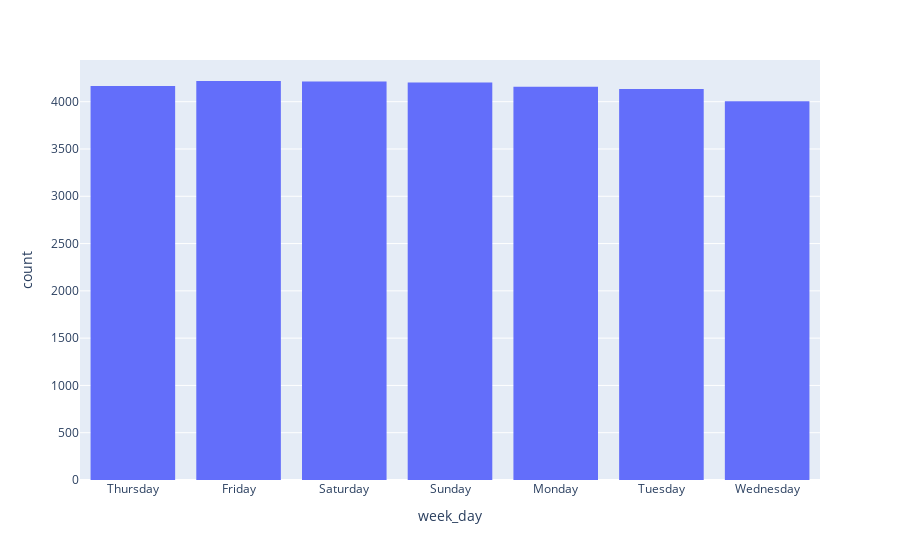

Notebook source saved alongside this figure:
### Code cell
fig=px.histogram(data_frame=df,x=df['week_day'])
fig.show()

### Figure 1 — Plotly figure (JSON) as saved in the notebook; plotly's stock layout.template omitted (floating-point values rounded to 4 significant figures; data arrays with more than 128 entries replaced by an {"elided": "..."} marker saying what was removed)
{"data": [{"alignmentgroup": "True", "bingroup": "x", "hovertemplate": "week_day=%{x}<br>count=%{y}<extra></extra>", "legendgroup": "", "marker": {"color": "#636efa", "pattern": {"shape": ""}}, "name": "", "offsetgroup": "", "orientation": "v", "showlegend": false, "type": "histogram", "x": {"elided": "29101 str values"}, "xaxis": "x", "yaxis": "y"}], "layout": {"barmode": "relative", "legend": {"tracegroupgap": 0}, "margin": {"t": 60}, "xaxis": {"anchor": "y", "domain": [0, 1], "title": {"text": "week_day"}}, "yaxis": {"anchor": "x", "domain": [0, 1], "title": {"text": "count"}}}}
